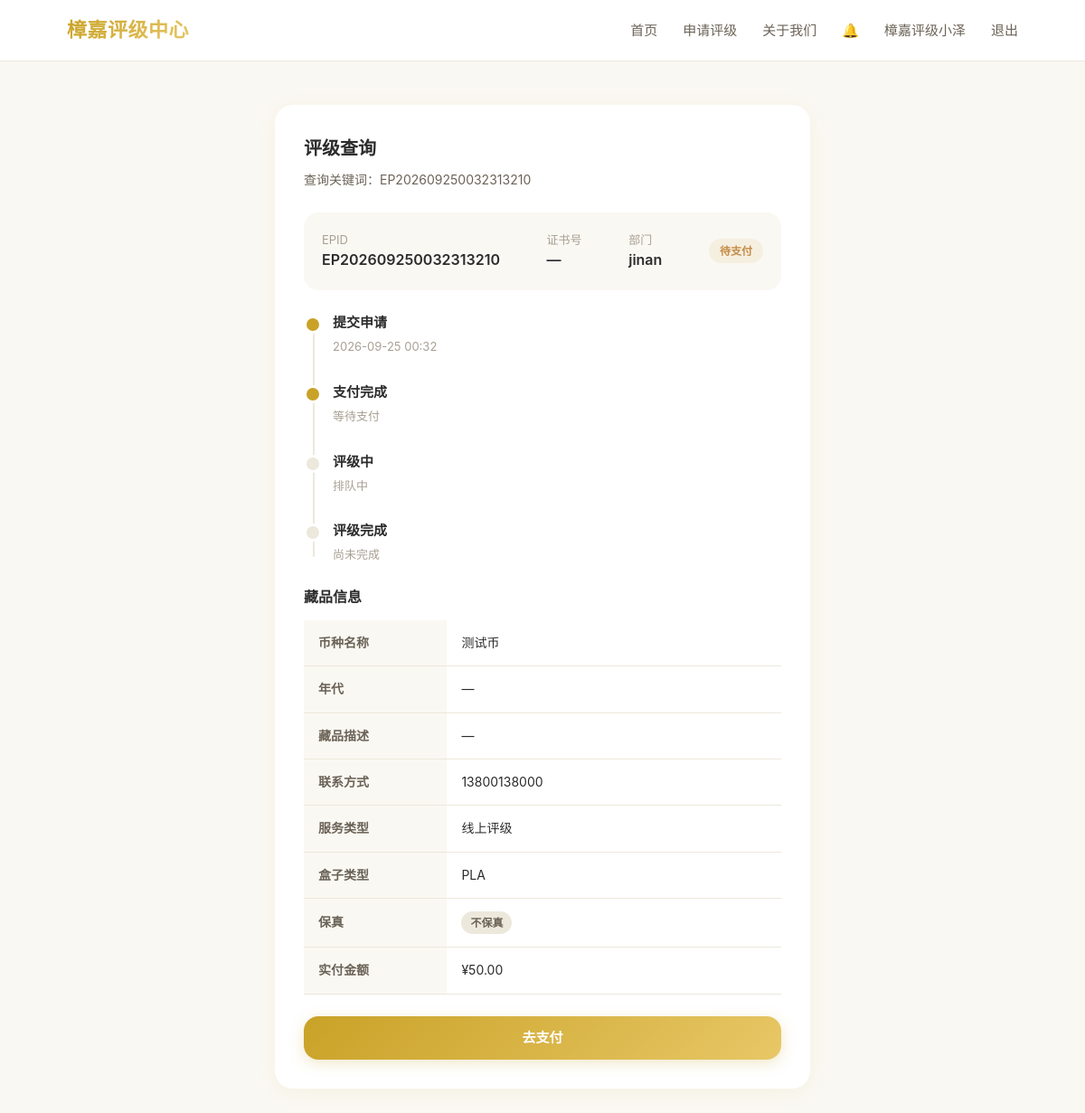
Page /center/query/EP202609250032313210 (signed in) on the committed database.
### tables this page shows
CREATE TABLE cert_orders (
    id INTEGER PRIMARY KEY AUTOINCREMENT,
    order_no TEXT UNIQUE NOT NULL,
    user_id INTEGER,
    contact TEXT NOT NULL,
    coin_name TEXT NOT NULL,
    coin_era TEXT,
    coin_desc TEXT,
    coin_images TEXT,
    department TEXT,
    service_type TEXT DEFAULT 'online',
    box_type TEXT DEFAULT 'PLA',
    has_guarantee INTEGER DEFAULT 0,
    base_price REAL,
    final_price REAL,
    coupon_code TEXT,
    status TEXT DEFAULT 'pending',
    pay_proof TEXT,
    cert_no TEXT,
    cert_result TEXT,
    cert_images TEXT,
    rater_id INTEGER,
    tracking_no TEXT,
    return_address TEXT,
    created_at TIMESTAMP DEFAULT CURRENT_TIMESTAMP,
    updated_at TIMESTAMP DEFAULT CURRENT_TIMESTAMP,
    FOREIGN KEY (user_id) REFERENCES users(id)
);

### center_app.py (the view)
@center_bp.route('/center/query/<keyword>')
def center_query(keyword):
    db = get_db()
    order = db.execute("SELECT * FROM cert_orders WHERE order_no=?", (keyword,)).fetchone()
    if not order:
        order = db.execute("SELECT * FROM cert_orders WHERE cert_no=?", (keyword,)).fetchone()
    if not order:
        order = db.execute(
            "SELECT * FROM cert_orders WHERE contact=? ORDER BY created_at DESC LIMIT 1",
            (keyword,)
        ).fetchone()
    return render_template('center/query.html', order=order, keyword=keyword)

### app.py (called while the page is built)
def is_beta_request():
    try:
        host = (request.host or '').split(':')[0].lower()
        return host.startswith('beta.')
    except Exception:
        return False

@app.before_request
def check_beta_status():
    if is_beta_request() and not get_beta_enabled():
        if not request.path.startswith('/api/admin/'):
            return jsonify({
                'error': 'Beta 环境已暂时关闭',
                'message': '请访问主站 www.zhangjiacoins.dpdns.org'
            }), 503

def get_db():
    try:
        if is_beta_request():
            db_path = BETA_DB_PATH
        else:
            db_path = MAIN_DB_PATH
    except (RuntimeError, AttributeError):
        db_path = MAIN_DB_PATH
    conn = sqlite3.connect(db_path)
    conn.row_factory = sqlite3.Row
    return conn

@login_manager.user_loader
def load_user(user_id):
    conn = get_db()
    row = conn.execute("SELECT * FROM users WHERE id = ?", (user_id,)).fetchone()
    conn.close()
    return User(row) if row else None

### db.py (called while the page is built)
def _convert_timestamp(val):
    if val is None:
        return None
    if isinstance(val, bytes):
        val = val.decode('utf-8')
    val = val.strip()
    for fmt in ('%Y-%m-%d %H:%M:%S', '%Y-%m-%d %H:%M:%S.%f', '%Y-%m-%dT%H:%M:%S',
                '%Y-%m-%dT%H:%M:%S.%f', '%Y-%m-%d'):
        try:
            return datetime.strptime(val, fmt)
        except ValueError:
            continue
    return val

def get_db():
    if 'db' not in g:
        g.db = sqlite3.connect(DATABASE, detect_types=sqlite3.PARSE_DECLTYPES)
        g.db.row_factory = sqlite3.Row  # 让行可以用列名访问
        g.db.execute("PRAGMA foreign_keys = ON")
    return g.db

### security.py (called while the page is built)
def init_security_headers(app):
    @app.after_request
    def set_security_headers(response):
        response.headers['X-Frame-Options'] = 'SAMEORIGIN'
        response.headers['X-Content-Type-Options'] = 'nosniff'
        response.headers['Referrer-Policy'] = 'strict-origin-when-cross-origin'
        response.headers['Permissions-Policy'] = 'camera=(), microphone=(), geolocation=()'
        response.headers['X-XSS-Protection'] = '1; mode=block'
        if request.is_secure or request.headers.get('X-Forwarded-Proto') == 'https':
            response.headers['Strict-Transport-Security'] = 'max-age=31536000; includeSubDomains'
        return response
    print("[security] 安全响应头已启用")

### templates/center/query.html (shortened to what this page needs)
{% extends "base_center.html" %}
{% block content %}
<section style="padding:48px 0;">
  <div class="container-sm">
    <div class="card">
      <h2 class="card-title">评级查询</h2>
      <p class="card-desc">查询关键词：{{ keyword }}</p>
      {% if order %}
        <div style="background:var(--color-bg);border-radius:var(--radius-md);padding:20px;margin-bottom:24px;">
          <div style="display:flex;justify-content:space-between;align-items:center;flex-wrap:wrap;gap:12px;">
            <div>
              <div style="font-size:13px;color:var(--color-text-muted);">EPID</div>
              <div style="font-weight:600;">{{ order.order_no }}</div>
            </div>
            <div>
              <div style="font-size:13px;color:var(--color-text-muted);">证书号</div>
              <div style="font-weight:600;">{{ order.cert_no or '—' }}</div>
            </div>
            <div>
              <div style="font-size:13px;color:var(--color-text-muted);">部门</div>
              <div style="font-weight:600;">{{ order.department or '—' }}</div>
            </div>
            <span class="badge badge-{{ order.status }}">{{ {'pending':'待支付','paid':'已支付','rating':'评级中','done':'已完成','rejected':'已驳回'}.get(order.status, order.status) }}</span>
          </div>
        </div>
        <div class="timeline" style="margin-bottom:24px;">
          <div class="timeline-item {% if order.status != 'pending' %}done{% else %}active{% endif %}">
            <div class="timeline-dot"></div>
            <h4>提交申请</h4>
            <p>{{ order.created_at.strftime('%Y-%m-%d %H:%M') if order.created_at else '' }}</p>
          </div>
          <div class="timeline-item {% if order.status in ['paid','rating','done'] %}done{% elif order.status == 'pending' %}active{% endif %}">
            <div class="timeline-dot"></div>
            <h4>支付完成</h4>
            <p>{{ '已支付 ¥' ~ order.final_price if order.status in ['paid','rating','done'] else '等待支付' }}</p>
          </div>
          <div class="timeline-item {% if order.status in ['rating','done'] %}done{% elif order.status == 'paid' %}active{% endif %}">
            <div class="timeline-dot"></div>
            <h4>评级中</h4>
            <p>{{ '评级师审核中' if order.status in ['rating','done'] else '排队中' }}</p>
          </div>
          <div class="timeline-item {% if order.status == 'done' %}done{% endif %}">
            <div class="timeline-dot"></div>
            <h4>评级完成</h4>
            <p>{{ order.updated_at.strftime('%Y-%m-%d %H:%M') if order.status == 'done' and order.updated_at else '尚未完成' }}</p>
          </div>
        </div>
        <h4 style="margin-bottom:12px;">藏品信息</h4>
        <table class="table" style="margin-bottom:24px;">
          <tr><th style="width:30%;">币种名称</th><td>{{ order.coin_name }}</td></tr>
          <tr><th>年代</th><td>{{ order.coin_era or '—' }}</td></tr>
          <tr><th>藏品描述</th><td>{{ order.coin_desc or '—' }}</td></tr>
          <tr><th>联系方式</th><td>{{ order.contact }}</td></tr>
          <tr><th>服务类型</th><td>{{ '线上评级' if order.service_type == 'online' else '线下评级' }}</td></tr>
          <tr><th>盒子类型</th><td>{{ order.box_type or '—' }}</td></tr>
          <tr><th>保真</th><td>
            {% if order.has_guarantee %}
            <span class="guarantee-tag yes">✓ 保真</span>
            {% else %}
            <span class="guarantee-tag no">不保真</span>
            {% endif %}
          </td></tr>
          <tr><th>实付金额</th><td>¥{{ '%.2f'|format(order.final_price or order.base_price or 0) }}</td></tr>
        </table>
        {% if order.status == 'pending' %}
          <a href="{{ url_for('center.center_pay', order_no=order.order_no) }}" class="btn btn-primary btn-block">去支付</a>
        {% endif %}
      {% endif %}
    </div>
  </div>
</section>
{% endblock %}

### templates/base_center.html (shortened to what this page needs)
<!DOCTYPE html>
<html lang="zh-CN">
<head>
  <link rel="stylesheet" href="{{ url_for('static', filename='css/style.css') }}">
</head>
<body>
  {% block navbar %}
  <nav class="navbar">
    <div class="navbar-inner">
      <a href="{{ url_for('center.index') }}" class="navbar-brand">樟嘉评级中心</a>
      <div class="navbar-nav">
        <a href="{{ url_for('center.center_index') }}" class="{% if request.endpoint == 'center.center_index' %}active{% endif %}">首页</a>
        <a href="{{ url_for('center.center_apply') }}">申请评级</a>
        <a href="{{ url_for('center.about') }}">关于我们</a>
        {% if current_user.is_authenticated %}
        <a href="{{ url_for('center.center_profile') }}" style="position:relative;">
          🔔<span id="notifBadge" class="notification-badge" style="display:none;">0</span>
        </a>
        <a href="{{ url_for('center.center_profile') }}">{{ current_user.username }}</a>
        <a href="{{ url_for('center.logout') }}">退出</a>
        {% else %}
        <a href="{{ url_for('center.login') }}">登录</a>
        {% endif %}
      </div>
    </div>
  </nav>
  {% endblock %}
  <main>
    {% block content %}{% endblock %}
  </main>
</body>
</html>

### static/css/style.css (style rules this page uses)
:root { --color-bg: #FAF8F3; --color-card: #FFFFFF; --color-primary: #C9A227; --color-primary-light: #E8C766; --color-primary-gradient: linear-gradient(135deg, #C9A227, #E8C766); --color-text: #2C2C2C; --color-text-secondary: #6B6357; --color-text-muted: #A8A093; --color-border: #EDE8DC; --color-success: #6B8E5A; --color-warning: #C68B45; --color-error: #B85C5C; --radius-sm: 12px; --radius-md: 16px; --radius-lg: 20px; --radius-xl: 28px; --shadow-card: 0 4px 20px rgba(201, 162, 39, 0.08); --shadow-hover: 0 8px 32px rgba(201, 162, 39, 0.14); --shadow-primary: 0 4px 16px rgba(201, 162, 39, 0.25); --transition: all 0.25s ease; }
* { margin: 0; padding: 0; box-sizing: border-box; }
body { font-family: -apple-system, BlinkMacSystemFont, 'Segoe UI', 'PingFang SC', 'Hiragino Sans GB', 'Microsoft YaHei', sans-serif; background-color: var(--color-bg); color: var(--color-text); line-height: 1.6; min-height: 100vh; }
a { color: var(--color-primary); text-decoration: none; transition: var(--transition); }
.container-sm { max-width: 640px; margin: 0 auto; padding: 0 24px; }
.navbar { background: var(--color-card); border-bottom: 1px solid var(--color-border); padding: 16px 0; position: sticky; top: 0; z-index: 100; backdrop-filter: blur(10px); }
.navbar-inner { display: flex; align-items: center; justify-content: space-between; max-width: 1100px; margin: 0 auto; padding: 0 24px; }
.navbar-brand { font-size: 22px; font-weight: 700; background: var(--color-primary-gradient); -webkit-background-clip: text; -webkit-text-fill-color: transparent; background-clip: text; letter-spacing: 0.5px; }
.navbar-nav { display: flex; gap: 28px; align-items: center; }
.navbar-nav a { color: var(--color-text-secondary); font-size: 15px; font-weight: 500; }
.card { background: var(--color-card); border-radius: var(--radius-lg); box-shadow: var(--shadow-card); padding: 32px; transition: var(--transition); }
.card-title { font-size: 20px; font-weight: 600; margin-bottom: 8px; color: var(--color-text); }
.card-desc { color: var(--color-text-secondary); font-size: 14px; margin-bottom: 24px; }
.btn { display: inline-flex; align-items: center; justify-content: center; padding: 12px 28px; border-radius: var(--radius-md); font-size: 15px; font-weight: 600; border: none; cursor: pointer; transition: var(--transition); gap: 8px; }
.btn-primary { background: var(--color-primary-gradient); color: #fff; box-shadow: var(--shadow-primary); }
.btn-block { width: 100%; }
.badge { display: inline-block; padding: 4px 12px; border-radius: 20px; font-size: 12px; font-weight: 600; }
.badge-pending { background: #F5EFE0; color: var(--color-warning); }
.timeline { position: relative; padding-left: 32px; }
.timeline::before { content: ''; position: absolute; left: 10px; top: 8px; bottom: 8px; width: 2px; background: var(--color-border); }
.timeline-item { position: relative; padding-bottom: 28px; }
.timeline-item:last-child { padding-bottom: 0; }
.timeline-dot { position: absolute; left: -32px; top: 4px; width: 20px; height: 20px; border-radius: 50%; background: var(--color-border); border: 3px solid var(--color-card); }
.timeline-item.active .timeline-dot { background: var(--color-primary); }
.timeline-item h4 { font-size: 15px; font-weight: 600; margin-bottom: 4px; }
.timeline-item p { font-size: 13px; color: var(--color-text-muted); }
.table { width: 100%; border-collapse: collapse; }
.table th, .table td { padding: 14px 16px; text-align: left; border-bottom: 1px solid var(--color-border); font-size: 14px; }
.table th { background: var(--color-bg); color: var(--color-text-secondary); font-weight: 600; }
.guarantee-tag { display: inline-flex; align-items: center; gap: 4px; padding: 3px 10px; border-radius: 20px; font-size: 12px; font-weight: 600; }
.guarantee-tag.no { background: #EDE8DC; color: var(--color-text-secondary); }

### rows in the picture
cert_orders: order_no "EP202609250032313210", department "jinan", status "待支付", created_at "2026-09-25 00:32", status "等待支付", status "排队中", updated_at "尚未完成", coin_name "测试币", coin_era "—", coin_desc "—", contact "13800138000", service_type "线上评级", box_type "PLA", final_price "50.00"

### other values in the picture
{{ current_user.username }} "樟嘉评级小泽"
{{ order.cert_no or '—' }} "—"
